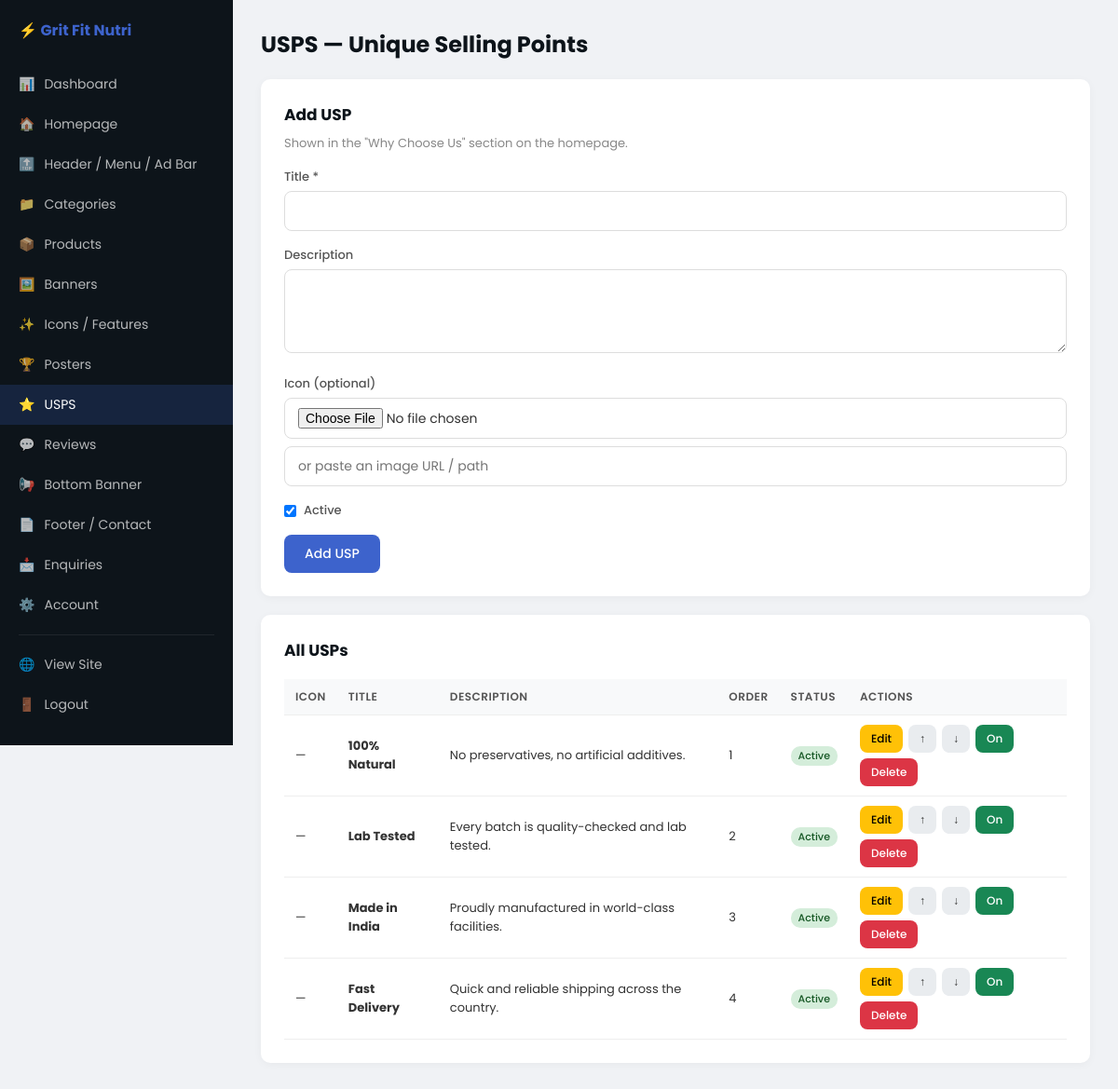
Page /admin/usps (signed in) on the committed database.
### tables this page shows
CREATE TABLE IF NOT EXISTS usps (
    id INT AUTO_INCREMENT PRIMARY KEY,
    title VARCHAR(255) NOT NULL,
    description VARCHAR(500) DEFAULT '',
    icon VARCHAR(255) DEFAULT '',
    sort_order INT NOT NULL DEFAULT 0,
    is_active TINYINT(1) NOT NULL DEFAULT 1
);

### config.php (called while the page is built, shortened)
<?php
function e($str) {
    return htmlspecialchars($str, ENT_QUOTES, 'UTF-8');
}

### admin/lib.php (the view, shortened to what this page needs)
<?php
function adm($path = '') {
    return '/admin/' . ltrim($path, '/');
}
function adm_text($label, $name, $value = '', $type = 'text', $attrs = '') {
    echo '<div class="form-group"><label>' . e($label) . '</label>';
    echo '<input type="' . $type . '" name="' . e($name) . '" value="' . e($value) . '" ' . $attrs . '></div>';
}
function adm_textarea($label, $name, $value = '', $attrs = '') {
    echo '<div class="form-group"><label>' . e($label) . '</label>';
    echo '<textarea name="' . e($name) . '" ' . $attrs . '>' . e($value) . '</textarea></div>';
}
function adm_image_field($label, $fileName, $urlName, $current = '') {
    echo '<div class="form-group"><label>' . e($label) . '</label>';
    echo '<input type="file" name="' . e($fileName) . '" accept="image/*" onchange="previewImg(this)">';
    echo '<input type="text" name="' . e($urlName) . '" value="' . e($current) . '" placeholder="or paste an image URL / path" class="mt8">';
    echo '</div>';
}
function adm_actions($section, $table, $row, $editParam = 'edit') {
    $id = (int)$row['id'];
    echo '<div class="row-actions">';
    echo '<a href="' . e(adm($section . '?' . $editParam . '=' . $id)) . '" class="btn btn-edit btn-sm">Edit</a>';
    foreach (['up' => '↑', 'down' => '↓'] as $dir => $sym) {
        echo '<form method="POST" class="inline"><input type="hidden" name="action" value="reorder">'
            . '<input type="hidden" name="table" value="' . e($table) . '"><input type="hidden" name="id" value="' . $id . '">'
            . '<input type="hidden" name="dir" value="' . $dir . '"><input type="hidden" name="return" value="' . e($section) . '">'
            . '<button class="btn btn-sm btn-move" title="Move ' . $dir . '">' . $sym . '</button></form>';
    }
    if (array_key_exists('is_active', $row)) {
        $lbl = $row['is_active'] ? 'On' : 'Off';
        $cls = $row['is_active'] ? 'btn-green' : 'btn-gray';
        echo '<form method="POST" class="inline"><input type="hidden" name="action" value="toggle">'
            . '<input type="hidden" name="table" value="' . e($table) . '"><input type="hidden" name="id" value="' . $id . '">'
            . '<input type="hidden" name="return" value="' . e($section) . '">'
            . '<button class="btn btn-sm ' . $cls . '" title="Toggle visibility">' . $lbl . '</button></form>';
    }
    echo '<form method="POST" class="inline" onsubmit="return confirm(\'Delete this item? This cannot be undone.\')">'
        . '<input type="hidden" name="action" value="delete"><input type="hidden" name="table" value="' . e($table) . '">'
        . '<input type="hidden" name="id" value="' . $id . '"><input type="hidden" name="return" value="' . e($section) . '">'
        . '<button class="btn btn-red btn-sm">Delete</button></form>';
    echo '</div>';
}

### admin/views/usps.php (shortened to what this page needs)
<?php
$edit = null;
$rows = $db->query("SELECT * FROM usps ORDER BY sort_order, id")->fetchAll();
?>
<h2 class="page-title">USPS — Unique Selling Points</h2>
<div class="card">
    <h3><?= $edit ? 'Edit USP' : 'Add USP' ?></h3>
    <p class="hint">Shown in the "Why Choose Us" section on the homepage.</p>
    <form method="POST" enctype="multipart/form-data">
        <?php adm_text('Title *', 'title', $edit['title'] ?? '', 'text', 'required'); ?>
        <?php adm_textarea('Description', 'description', $edit['description'] ?? ''); ?>
        <?php adm_image_field('Icon (optional)', 'image_file', 'image_url', $edit['icon'] ?? ''); ?>
        <div class="form-group"><label class="chk"><input type="checkbox" name="is_active" value="1" <?= (!$edit || $edit['is_active']) ? 'checked' : '' ?>> Active</label></div>
        <button class="btn btn-blue"><?= $edit ? 'Update' : 'Add USP' ?></button>
    </form>
</div>
<div class="card">
    <h3>All USPs</h3>
    <table>
        <tr><th>Icon</th><th>Title</th><th>Description</th><th>Order</th><th>Status</th><th>Actions</th></tr>
        <?php foreach ($rows as $u): ?>
        <tr>
            <td><?php if ($u['icon']): ?><img class="thumb" src="<?= e(asset_url($u['icon'])) ?>"><?php else: ?>—<?php endif; ?></td>
            <td><strong><?= e($u['title']) ?></strong></td>
            <td><?= e($u['description']) ?></td>
            <td><?= (int)$u['sort_order'] ?></td>
            <td><span class="badge-sm <?= $u['is_active'] ? 'badge-green' : 'badge-gray' ?>"><?= $u['is_active'] ? 'Active' : 'Off' ?></span></td>
            <td><?php adm_actions('usps', 'usps', $u); ?></td>
        </tr>
        <?php endforeach; ?>
    </table>
</div>

### admin/index.php (style rules this page uses)
* { margin:0;padding:0;box-sizing:border-box; }
body { font-family:'Poppins',sans-serif;background:#f0f2f5;color:#333; }
a { text-decoration:none;color:inherit; }
.card { background:#fff;border-radius:10px;padding:25px;margin-bottom:20px;box-shadow:0 2px 10px rgba(0,0,0,0.04); }
.card h3 { margin-bottom:18px;font-size:17px;color:#0d141a; }
.card .hint { font-size:13px;color:#888;margin-bottom:16px;margin-top:-10px; }
h2.page-title { margin-bottom:20px;color:#0d141a; }
.form-group { margin-bottom:16px; }
.form-group label { display:block;font-size:13px;font-weight:500;margin-bottom:5px;color:#555; }
.form-group label.chk { display:flex;align-items:center;gap:8px;cursor:pointer; }
.form-group label.chk input { width:auto; }
.form-group input,.form-group select,.form-group textarea { width:100%;padding:10px 14px;border:1px solid #ddd;border-radius:8px;font-family:inherit;font-size:14px;outline:none;transition:0.2s; }
.form-group textarea { min-height:90px;resize:vertical; }
.mt8 { margin-top:8px; }
.btn { display:inline-block;padding:10px 22px;border:none;border-radius:8px;font-family:inherit;font-size:14px;font-weight:500;cursor:pointer;transition:0.2s; }
.btn-blue { background:rgb(61,99,204);color:#fff; }
.btn-red { background:#dc3545;color:#fff; }
.btn-green { background:#198754;color:#fff; }
.btn-move { background:#e9ecef;color:#333; }
.btn-edit { background:#ffc107;color:#000; }
.btn-sm { font-size:12px;padding:6px 12px; }
.inline { display:inline-block; }
.row-actions { display:flex;gap:6px;align-items:center;flex-wrap:wrap; }
table { width:100%;border-collapse:collapse; }
th,td { text-align:left;padding:10px 12px;border-bottom:1px solid #eee;font-size:13px;vertical-align:middle; }
th { font-weight:600;color:#555;background:#f8f9fa;font-size:12px;text-transform:uppercase;letter-spacing:0.5px; }
.badge-sm { display:inline-block;padding:2px 8px;border-radius:10px;font-size:11px;font-weight:500; }
.badge-green { background:#d4edda;color:#155724; }

### rows in the picture
usps: title "100% Natural", description "No preservatives, no artificial additives.", sort_order "1", shows "Active", sym "↑", sym "↓", is_active "On"
usps: title "Lab Tested", description "Every batch is quality-checked and lab tested.", sort_order "2", shows "Active", sym "↑", sym "↓", is_active "On"
usps: title "Made in India", description "Proudly manufactured in world-class facilities.", sort_order "3", shows "Active", sym "↑", sym "↓", is_active "On"
usps: title "Fast Delivery", description "Quick and reliable shipping across the country.", sort_order "4", shows "Active", sym "↑", sym "↓", is_active "On"

### other values in the picture
setting('site_name') "Grit Fit Nutri"
$info[0] "📊"
$info[1] "Dashboard"
$info[0] "🏠"
$info[1] "Homepage"
$info[0] "🔝"
$info[1] "Header / Menu / Ad Bar"
$info[0] "📁"
$info[1] "Categories"
$info[0] "📦"
$info[1] "Products"
$info[0] "🖼️"
$info[1] "Banners"
$info[0] "✨"
$info[1] "Icons / Features"
